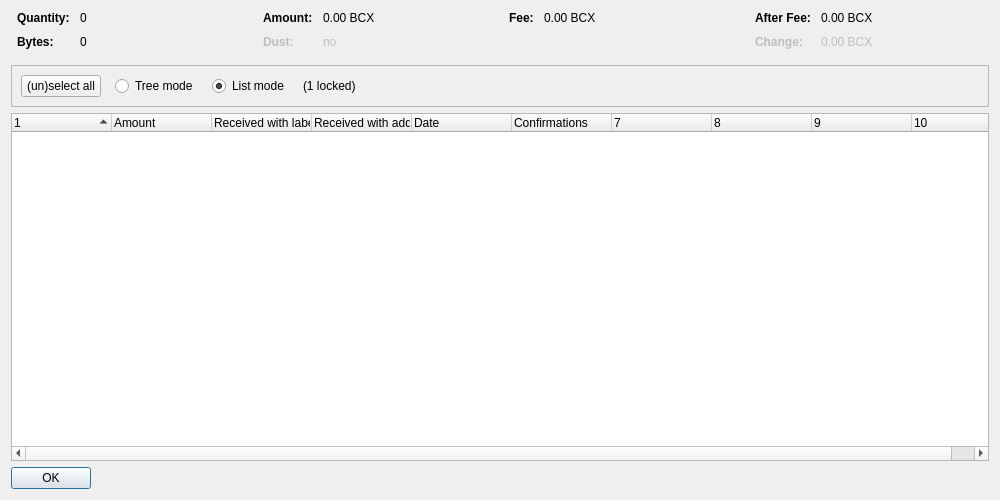
<?xml version="1.0" encoding="UTF-8"?>
<ui version="4.0">
 <class>CoinControlDialog</class>
 <widget class="QDialog" name="CoinControlDialog">
  <property name="geometry">
   <rect>
    <x>0</x>
    <y>0</y>
    <width>1000</width>
    <height>500</height>
   </rect>
  </property>
  <property name="windowTitle">
   <string>Coin Selection</string>
  </property>
  <layout class="QVBoxLayout" name="verticalLayout">
   <item>
    <layout class="QHBoxLayout" name="horizontalLayoutTop" stretch="0,0,0,0">
     <property name="topMargin">
      <number>0</number>
     </property>
     <property name="bottomMargin">
      <number>10</number>
     </property>
     <item>
      <layout class="QFormLayout" name="formLayoutCoinControl1">
       <property name="horizontalSpacing">
        <number>10</number>
       </property>
       <property name="verticalSpacing">
        <number>10</number>
       </property>
       <property name="leftMargin">
        <number>6</number>
       </property>
       <property name="rightMargin">
        <number>6</number>
       </property>
       <item row="0" column="0">
        <widget class="QLabel" name="labelCoinControlQuantityText">
         <property name="font">
          <font>
           <weight>75</weight>
           <bold>true</bold>
          </font>
         </property>
         <property name="text">
          <string>Quantity:</string>
         </property>
        </widget>
       </item>
       <item row="0" column="1">
        <widget class="QLabel" name="labelCoinControlQuantity">
         <property name="cursor">
          <cursorShape>IBeamCursor</cursorShape>
         </property>
         <property name="contextMenuPolicy">
          <enum>Qt::ActionsContextMenu</enum>
         </property>
         <property name="text">
          <string notr="true">0</string>
         </property>
         <property name="textInteractionFlags">
          <set>Qt::LinksAccessibleByMouse|Qt::TextSelectableByKeyboard|Qt::TextSelectableByMouse</set>
         </property>
        </widget>
       </item>
       <item row="1" column="0">
        <widget class="QLabel" name="labelCoinControlBytesText">
         <property name="font">
          <font>
           <weight>75</weight>
           <bold>true</bold>
          </font>
         </property>
         <property name="text">
          <string>Bytes:</string>
         </property>
        </widget>
       </item>
       <item row="1" column="1">
        <widget class="QLabel" name="labelCoinControlBytes">
         <property name="cursor">
          <cursorShape>IBeamCursor</cursorShape>
         </property>
         <property name="contextMenuPolicy">
          <enum>Qt::ActionsContextMenu</enum>
         </property>
         <property name="text">
          <string notr="true">0</string>
         </property>
         <property name="textInteractionFlags">
          <set>Qt::LinksAccessibleByMouse|Qt::TextSelectableByKeyboard|Qt::TextSelectableByMouse</set>
         </property>
        </widget>
       </item>
      </layout>
     </item>
     <item>
      <layout class="QFormLayout" name="formLayoutCoinControl2">
       <property name="horizontalSpacing">
        <number>10</number>
       </property>
       <property name="verticalSpacing">
        <number>10</number>
       </property>
       <property name="leftMargin">
        <number>6</number>
       </property>
       <property name="rightMargin">
        <number>6</number>
       </property>
       <item row="0" column="0">
        <widget class="QLabel" name="labelCoinControlAmountText">
         <property name="font">
          <font>
           <weight>75</weight>
           <bold>true</bold>
          </font>
         </property>
         <property name="text">
          <string>Amount:</string>
         </property>
        </widget>
       </item>
       <item row="0" column="1">
        <widget class="QLabel" name="labelCoinControlAmount">
         <property name="cursor">
          <cursorShape>IBeamCursor</cursorShape>
         </property>
         <property name="contextMenuPolicy">
          <enum>Qt::ActionsContextMenu</enum>
         </property>
         <property name="text">
          <string notr="true">0.00 BCX</string>
         </property>
         <property name="textInteractionFlags">
          <set>Qt::LinksAccessibleByMouse|Qt::TextSelectableByKeyboard|Qt::TextSelectableByMouse</set>
         </property>
        </widget>
       </item>
       <item row="1" column="0">
        <widget class="QLabel" name="labelCoinControlLowOutputText">
         <property name="enabled">
          <bool>false</bool>
         </property>
         <property name="font">
          <font>
           <weight>75</weight>
           <bold>true</bold>
          </font>
         </property>
         <property name="text">
          <string>Dust:</string>
         </property>
        </widget>
       </item>
       <item row="1" column="1">
        <widget class="QLabel" name="labelCoinControlLowOutput">
         <property name="enabled">
          <bool>false</bool>
         </property>
         <property name="cursor">
          <cursorShape>IBeamCursor</cursorShape>
         </property>
         <property name="contextMenuPolicy">
          <enum>Qt::ActionsContextMenu</enum>
         </property>
         <property name="text">
          <string notr="true">no</string>
         </property>
         <property name="textInteractionFlags">
          <set>Qt::LinksAccessibleByMouse|Qt::TextSelectableByKeyboard|Qt::TextSelectableByMouse</set>
         </property>
        </widget>
       </item>
      </layout>
     </item>
     <item>
      <layout class="QFormLayout" name="formLayoutCoinControl3">
       <property name="horizontalSpacing">
        <number>10</number>
       </property>
       <property name="verticalSpacing">
        <number>10</number>
       </property>
       <property name="leftMargin">
        <number>6</number>
       </property>
       <property name="rightMargin">
        <number>6</number>
       </property>
       <item row="0" column="0">
        <widget class="QLabel" name="labelCoinControlFeeText">
         <property name="font">
          <font>
           <weight>75</weight>
           <bold>true</bold>
          </font>
         </property>
         <property name="text">
          <string>Fee:</string>
         </property>
        </widget>
       </item>
       <item row="0" column="1">
        <widget class="QLabel" name="labelCoinControlFee">
         <property name="cursor">
          <cursorShape>IBeamCursor</cursorShape>
         </property>
         <property name="contextMenuPolicy">
          <enum>Qt::ActionsContextMenu</enum>
         </property>
         <property name="text">
          <string notr="true">0.00 BCX</string>
         </property>
         <property name="textInteractionFlags">
          <set>Qt::LinksAccessibleByMouse|Qt::TextSelectableByKeyboard|Qt::TextSelectableByMouse</set>
         </property>
        </widget>
       </item>
      </layout>
     </item>
     <item>
      <layout class="QFormLayout" name="formLayoutCoinControl4">
       <property name="horizontalSpacing">
        <number>10</number>
       </property>
       <property name="verticalSpacing">
        <number>10</number>
       </property>
       <property name="leftMargin">
        <number>6</number>
       </property>
       <property name="rightMargin">
        <number>6</number>
       </property>
       <item row="0" column="0">
        <widget class="QLabel" name="labelCoinControlAfterFeeText">
         <property name="font">
          <font>
           <weight>75</weight>
           <bold>true</bold>
          </font>
         </property>
         <property name="text">
          <string>After Fee:</string>
         </property>
        </widget>
       </item>
       <item row="0" column="1">
        <widget class="QLabel" name="labelCoinControlAfterFee">
         <property name="cursor">
          <cursorShape>IBeamCursor</cursorShape>
         </property>
         <property name="contextMenuPolicy">
          <enum>Qt::ActionsContextMenu</enum>
         </property>
         <property name="text">
          <string notr="true">0.00 BCX</string>
         </property>
         <property name="textInteractionFlags">
          <set>Qt::LinksAccessibleByMouse|Qt::TextSelectableByKeyboard|Qt::TextSelectableByMouse</set>
         </property>
        </widget>
       </item>
       <item row="1" column="0">
        <widget class="QLabel" name="labelCoinControlChangeText">
         <property name="enabled">
          <bool>false</bool>
         </property>
         <property name="font">
          <font>
           <weight>75</weight>
           <bold>true</bold>
          </font>
         </property>
         <property name="text">
          <string>Change:</string>
         </property>
        </widget>
       </item>
       <item row="1" column="1">
        <widget class="QLabel" name="labelCoinControlChange">
         <property name="enabled">
          <bool>false</bool>
         </property>
         <property name="cursor">
          <cursorShape>IBeamCursor</cursorShape>
         </property>
         <property name="contextMenuPolicy">
          <enum>Qt::ActionsContextMenu</enum>
         </property>
         <property name="text">
          <string notr="true">0.00 BCX</string>
         </property>
         <property name="textInteractionFlags">
          <set>Qt::LinksAccessibleByMouse|Qt::TextSelectableByKeyboard|Qt::TextSelectableByMouse</set>
         </property>
        </widget>
       </item>
      </layout>
     </item>
    </layout>
   </item>
   <item>
    <widget class="QFrame" name="frame">
     <property name="minimumSize">
      <size>
       <width>0</width>
       <height>40</height>
      </size>
     </property>
     <property name="frameShape">
      <enum>QFrame::StyledPanel</enum>
     </property>
     <property name="frameShadow">
      <enum>QFrame::Sunken</enum>
     </property>
     <layout class="QHBoxLayout" name="horizontalLayout">
      <item>
       <layout class="QHBoxLayout" name="horizontalLayoutPanel" stretch="0,0,0,0,0">
        <property name="spacing">
         <number>14</number>
        </property>
        <item>
         <widget class="QPushButton" name="pushButtonSelectAll">
          <property name="sizePolicy">
           <sizepolicy hsizetype="Maximum" vsizetype="Fixed">
            <horstretch>0</horstretch>
            <verstretch>0</verstretch>
           </sizepolicy>
          </property>
          <property name="text">
           <string>(un)select all</string>
          </property>
          <property name="autoDefault">
           <bool>false</bool>
          </property>
         </widget>
        </item>
        <item>
         <widget class="QRadioButton" name="radioTreeMode">
          <property name="sizePolicy">
           <sizepolicy hsizetype="Maximum" vsizetype="Fixed">
            <horstretch>0</horstretch>
            <verstretch>0</verstretch>
           </sizepolicy>
          </property>
          <property name="text">
           <string>Tree mode</string>
          </property>
         </widget>
        </item>
        <item>
         <widget class="QRadioButton" name="radioListMode">
          <property name="sizePolicy">
           <sizepolicy hsizetype="Maximum" vsizetype="Fixed">
            <horstretch>0</horstretch>
            <verstretch>0</verstretch>
           </sizepolicy>
          </property>
          <property name="text">
           <string>List mode</string>
          </property>
          <property name="checked">
           <bool>true</bool>
          </property>
         </widget>
        </item>
        <item>
         <widget class="QLabel" name="labelLocked">
          <property name="text">
           <string notr="true">(1 locked)</string>
          </property>
         </widget>
        </item>
        <item>
         <spacer name="horizontalSpacer">
          <property name="orientation">
           <enum>Qt::Horizontal</enum>
          </property>
          <property name="sizeHint" stdset="0">
           <size>
            <width>40</width>
            <height>20</height>
           </size>
          </property>
         </spacer>
        </item>
       </layout>
      </item>
     </layout>
    </widget>
   </item>
   <item>
    <widget class="CoinControlTreeWidget" name="treeWidget">
     <property name="contextMenuPolicy">
      <enum>Qt::CustomContextMenu</enum>
     </property>
     <property name="sortingEnabled">
      <bool>false</bool>
     </property>
     <property name="columnCount">
      <number>10</number>
     </property>
     <attribute name="headerShowSortIndicator" stdset="0">
      <bool>true</bool>
     </attribute>
     <attribute name="headerStretchLastSection">
      <bool>false</bool>
     </attribute>
     <column>
      <property name="text">
       <string/>
      </property>
     </column>
     <column>
      <property name="text">
       <string>Amount</string>
      </property>
     </column>
     <column>
      <property name="text">
       <string>Received with label</string>
      </property>
     </column>
     <column>
      <property name="text">
       <string>Received with address</string>
      </property>
     </column>
     <column>
      <property name="text">
       <string>Date</string>
      </property>
     </column>
     <column>
      <property name="text">
       <string>Confirmations</string>
      </property>
      <property name="toolTip">
       <string>Confirmed</string>
      </property>
     </column>
     <column>
      <property name="text">
       <string/>
      </property>
     </column>
     <column>
      <property name="text">
       <string/>
      </property>
     </column>
     <column>
      <property name="text">
       <string/>
      </property>
     </column>
     <column>
      <property name="text">
       <string/>
      </property>
     </column>
    </widget>
   </item>
   <item>
    <widget class="QDialogButtonBox" name="buttonBox">
     <property name="sizePolicy">
      <sizepolicy hsizetype="Maximum" vsizetype="Fixed">
       <horstretch>0</horstretch>
       <verstretch>0</verstretch>
      </sizepolicy>
     </property>
     <property name="orientation">
      <enum>Qt::Horizontal</enum>
     </property>
     <property name="standardButtons">
      <set>QDialogButtonBox::Ok</set>
     </property>
    </widget>
   </item>
  </layout>
 </widget>
 <customwidgets>
  <customwidget>
   <class>CoinControlTreeWidget</class>
   <extends>QTreeWidget</extends>
   <header>qt/coincontroltreewidget.h</header>
  </customwidget>
 </customwidgets>
 <resources/>
 <connections/>
</ui>
